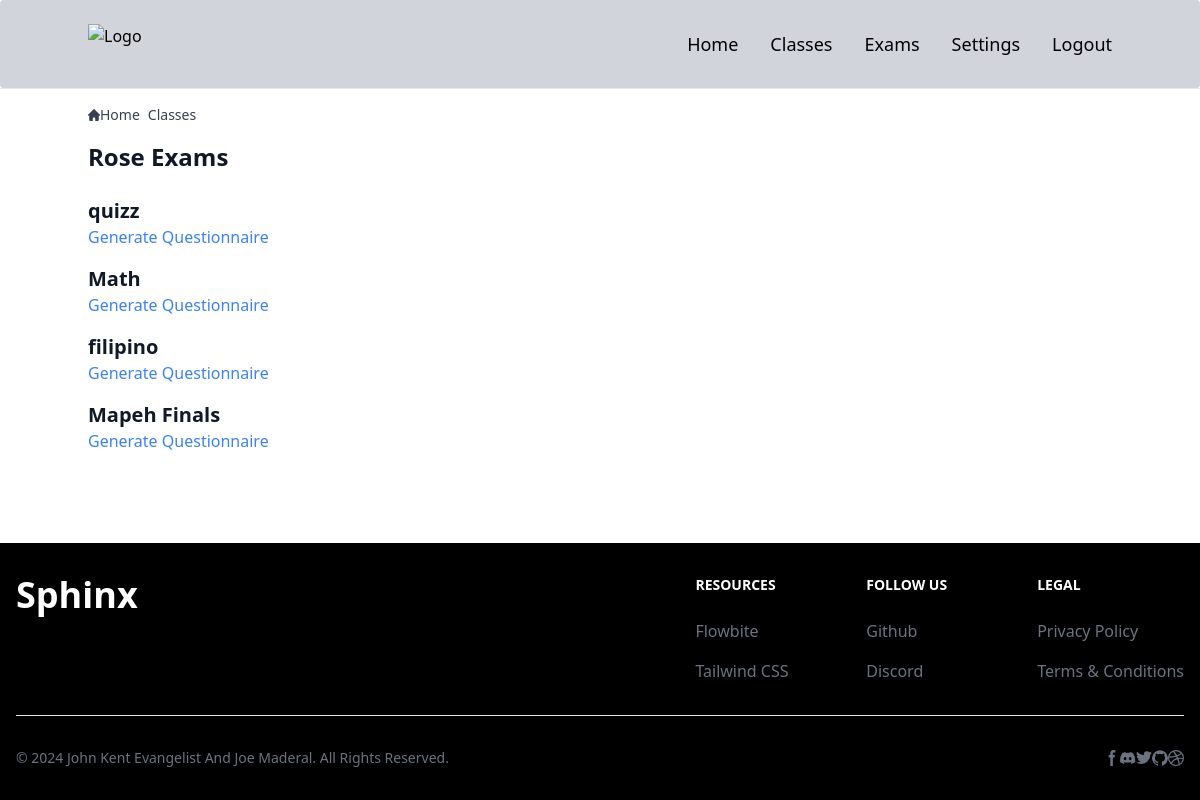
The app's page /class_exams/1/ (signed in), older data.
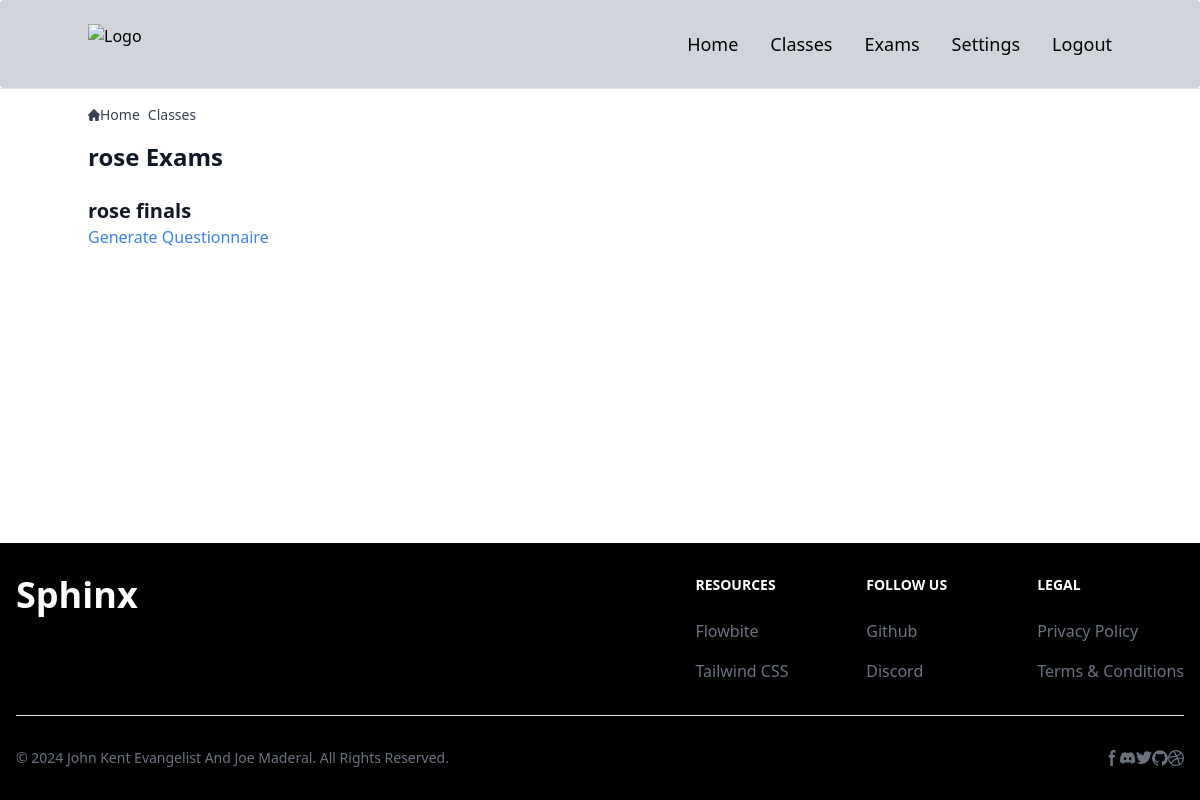
The same page, newer data.
### smartscoreapp/models.py (models this page shows, shortened)
class Class(models.Model):
    name = models.CharField(max_length=100)
    description = models.TextField(blank=True)
    user = models.ForeignKey(settings.AUTH_USER_MODEL, on_delete=models.CASCADE)

class Exam(models.Model):
    exam_id = models.CharField(max_length=3, unique=True, editable=False)
    name = models.CharField(max_length=50)
    class_assigned = models.ForeignKey(Class, related_name='exams', on_delete=models.SET_NULL, null=True)  # Set to NULL on class deletion
    questions = models.ManyToManyField(Question, related_name='exams')
    set_id = models.CharField(max_length=9, unique=True, blank=True)

### smartscoreapp/views.py (the view)
# urls.py: path('class_exams/<int:class_id>/', class_exams_view, name='class_exams'),
@login_required
def class_exams_view(request, class_id):
    class_instance = get_object_or_404(Class, id=class_id)
    exams = class_instance.exams.all()
    return render(request, 'class_exams.html', {'class_instance': class_instance, 'exams': exams})

### templates/classes/class_exams.html (shortened to what this page needs)
{% extends "base.html" %}
{% block content %}
<nav class="flex mb-4" aria-label="Breadcrumb">
  <ol class="inline-flex items-center space-x-1 md:space-x-2 rtl:space-x-reverse">
    <li class="inline-flex items-center">
      <a href="{% url 'index' %}" class="inline-flex items-center text-sm font-medium text-gray-700 hover:text-blue-600 dark:text-gray-400 dark:hover:text-white">
        Home
      </a>
    </li>
    <li class="inline-flex items-center">
      <a href="{% url 'list_classes' %}" class="inline-flex items-center text-sm font-medium text-gray-700 hover:text-blue-600 dark:text-gray-400 dark:hover:text-white">
        Classes
      </a>
    </li>
  </ol>
</nav>
<h1 class="text-2xl font-semibold text-gray-900 dark:text-white mb-6">{{ class_instance.name }} Exams</h1>
{% for exam in exams %}
  <div class="mb-4">
    <h2 class="text-xl font-semibold text-gray-900 dark:text-white">{{ exam.name }}</h2>
    <a href="{% url 'generate_questionnaire' exam.id student.id %}" class="text-blue-500 hover:underline">Generate Questionnaire</a>
  </div>
{% endfor %}
{% endblock %}

Row changes from the older to the newer data that the page shows:
removed Exam: name "quizz"
removed Exam: name "Math"
removed Exam: name "filipino"
removed Exam: name "Mapeh Finals"
changed Class: name "Rose" → "rose"
added Exam: name "rose finals"
